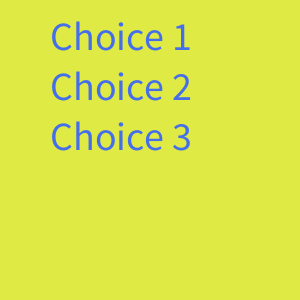
Frame 1 (no input)
Frame 60 (the mouse pressed at the canvas centre just before this capture): identical to frame 1, image omitted
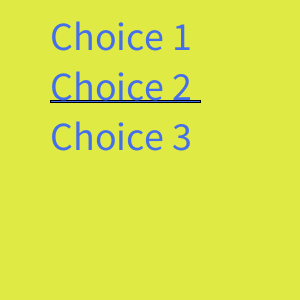
Frame 120 (the mouse held since frame 60 and released just before this capture)

The Processing sketch that drew these frames (run headless with seeded random() and noise(); from frame 60 on, the mouse is pressed at the canvas centre):

// Processing sketch: week12_4
// ── week12_4.pde
void setup(){
  size(300,300);
  textSize(40);
}
int choice = -1;
void draw(){
  background(#DFEA45);
  fill(#456FEA);
  if(choice==0) rect(50,50,150,2);
  if(choice==1) rect(50,100,150,2);
  if(choice==2) rect(50,150,150,2);
  text("Choice 1",50,50);
  text("Choice 2",50,100);
  text("Choice 3",50,150);
}
void mousePressed(){
  choice=int(random(3));//choice=(choice+1)%3;
}
